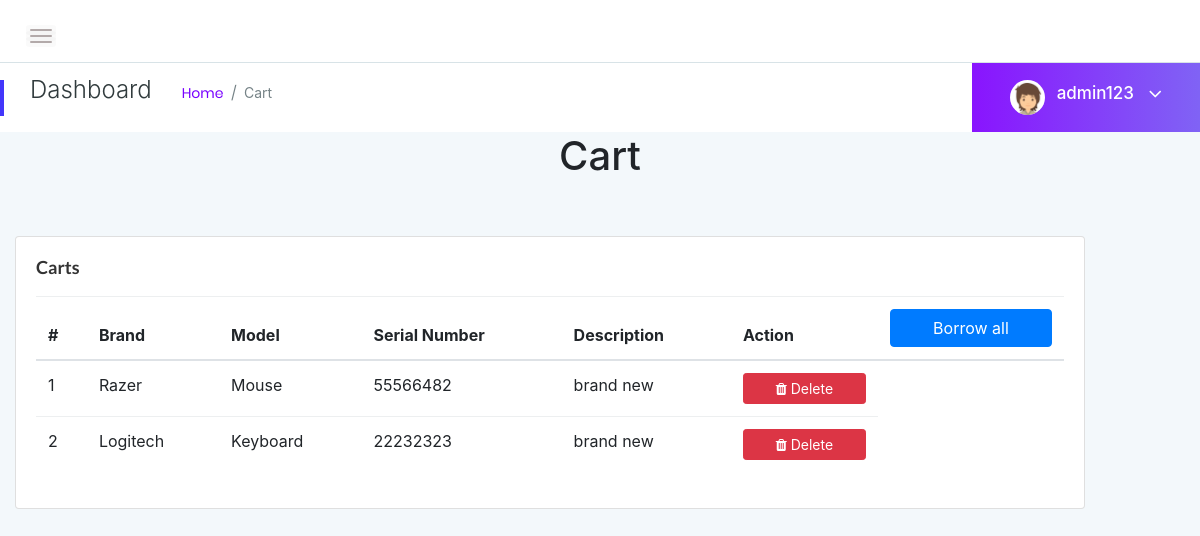
The app's page /cart.php (signed in), older data.
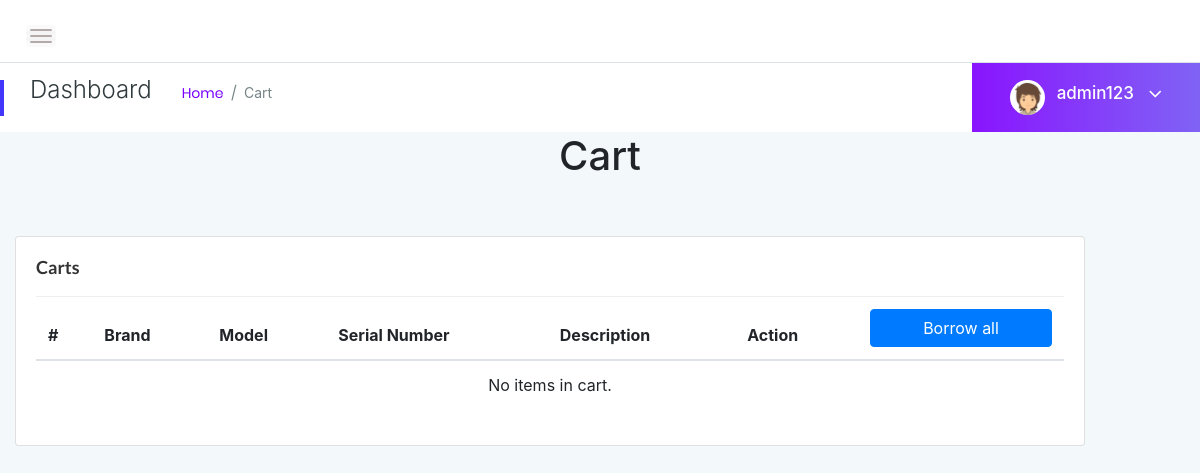
The same page, newer data.
### tables this page shows
CREATE TABLE `cart` (
  `product_id` int(20) NOT NULL,
  `product_name` varchar(30) NOT NULL,
  `Model` varchar(100) NOT NULL,
  `quantity` int(10) NOT NULL,
  `serialnumber` varchar(100) NOT NULL,
  `description` varchar(100) NOT NULL
);

### cart.php (the view, shortened to what the changed rows need)
<!doctype html>
<html class="no-js" lang="en">
<head>
    <link rel="stylesheet" href="assets/css/bootstrap.min.css">
    <link rel="stylesheet" href="assets/css/font-awesome.min.css">
    <link rel="stylesheet" href="assets/css/themify-icons.css">
    <link rel="stylesheet" href="assets/css/metisMenu.css">
    <link rel="stylesheet" href="assets/css/owl.carousel.min.css">
    <link rel="stylesheet" href="assets/css/slicknav.min.css">
    <link rel="stylesheet" href="https://www.amcharts.com/lib/3/plugins/export/export.css" type="text/css" media="all" />
    <link rel="stylesheet" href="assets/css/typography.css">
    <link rel="stylesheet" href="assets/css/default-css.css">
    <link rel="stylesheet" href="assets/css/styles.css">
    <link rel="stylesheet" href="assets/css/responsive.css">
    <link rel="stylesheet" href="https://cdn.jsdelivr.net/npm/bootstrap-icons@1.10.5/font/bootstrap-icons.css">
</head>
<body>
    <div class="page-container">
        <div class="main-content">
            <div>
     <h1 style="text-align:center">Cart</h1>
            <body>
            <div class="main-content-inner">
                <div class="row">
                    <div class="col-lg-11 mt-5">
    <div class="card">
        <div class="card-body">
            <div class="table-responsive">
                <table class="table table-hover">
                    <thead>
                        <tr>
                            <th scope="col">#</th>
                            <th scope="col">Brand</th>
                            <th scope="col">Model</th>
                            <th scope="col">Serial Number</th>
                            <th scope="col">Description</th>
                            <th scope="col">Action</th>
                            <th scope="col">                          <div class="text-center">
    <button type="button" class="btn btn-primary btn-block" data-toggle="modal" data-target=".bd-example-modal-lg">Borrow all</button>
</div></th>
                        </tr>
                    </thead>
                    <tbody>
<?php
    $conn = new mysqli("localhost","root","","inventorymanagement");
    $search = isset($_GET['search']) ? $_GET['search'] : '';
    $sql = "SELECT * FROM cart WHERE product_name LIKE '%$search%' OR serialnumber LIKE '%$search%' OR Model LIKE '%$search%'";
    $result = $conn->query($sql);
    $count = 0;
    if ($result->num_rows > 0) {
        while ($row = $result->fetch_assoc()) {
            $count++;
?>
                <tr>
                    <td><?php echo $count ?></td>
                    <td><?php echo $row["product_name"] ?></td>
                    <td><?php echo $row["Model"] ?></td>
                    <td><?php echo $row["serialnumber"] ?></td>
                    <td><?php echo $row["description"] ?></td>
                    <td>
                        <form action="deletecart.php" method="post">
                            <button type="submit" class="btn btn-danger btn-block btn-sm" onclick="return confirm('Are you sure you want to delete this item?')">
                                <i class="fa fa-trash"></i> Delete
                            </button>
                        </form>
                    </td>
                </tr>
<?php
        }
    } else {
?>
                <tr>
                    <td colspan="7" class="text-center">No items in cart.</td>
                </tr>
<?php
    }
?>
</tbody>
                                        </table>
                                    </div>
                                </div>
                            </div>
                        </div>
                    </div>
<html>
<head>
	<link rel="stylesheet" type="text/css" href="style.css">
	<link rel="stylesheet" href="https://maxcdn.bootstrapcdn.com/bootstrap/4.0.0-alpha.6/css/bootstrap.min.css">
</head>
</html>
    </div>
</body>
</html>

Row changes from the older to the newer data that the page shows:
removed cart: product_name "Razer", Model "Mouse", serialnumber "55566482", description "brand new"
removed cart: product_name "Logitech", Model "Keyboard", serialnumber "22232323", description "brand new"
Text that changed along with them:
text now shown: "No items in cart."
